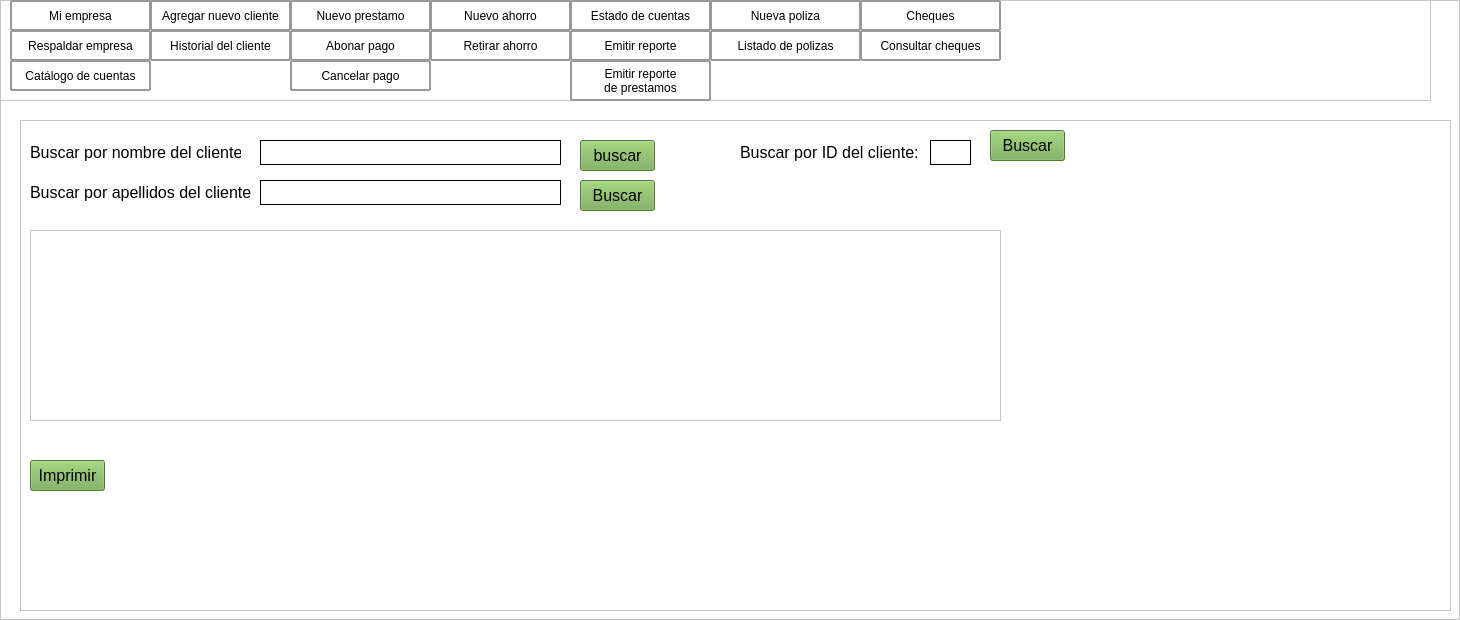
             <widget class="QFrame" name="contenido">
              <property name="styleSheet">
               <string notr="true">background-color: rgb(255, 255, 255);</string>
              </property>
              <property name="frameShape">
               <enum>QFrame::StyledPanel</enum>
              </property>
              <property name="frameShadow">
               <enum>QFrame::Raised</enum>
              </property>
              <widget class="QLabel" name="label_18">
               <property name="geometry">
                <rect>
                 <x>1000</x>
                 <y>10</y>
                 <width>251</width>
                 <height>51</height>
                </rect>
               </property>
               <property name="text">
                <string/>
               </property>
              </widget>
              <widget class="QFrame" name="frame">
               <property name="geometry">
                <rect>
                 <x>0</x>
                 <y>0</y>
                 <width>1431</width>
                 <height>101</height>
                </rect>
               </property>
               <property name="frameShape">
                <enum>QFrame::StyledPanel</enum>
               </property>
               <property name="frameShadow">
                <enum>QFrame::Raised</enum>
               </property>
               <widget class="QLabel" name="IngresaTitulo">
                <property name="geometry">
                 <rect>
                  <x>240</x>
                  <y>20</y>
                  <width>841</width>
                  <height>61</height>
                 </rect>
                </property>
                <property name="minimumSize">
                 <size>
                  <width>750</width>
                  <height>0</height>
                 </size>
                </property>
                <property name="maximumSize">
                 <size>
                  <width>1600</width>
                  <height>16777215</height>
                 </size>
                </property>
                <property name="font">
                 <font>
                  <pointsize>16</pointsize>
                 </font>
                </property>
                <property name="styleSheet">
                 <string notr="true"/>
                </property>
                <property name="text">
                 <string>&lt;html&gt;&lt;head/&gt;&lt;body&gt;&lt;p align=&quot;center&quot;&gt;Historial del cliente por ahorro&lt;/p&gt;&lt;/body&gt;&lt;/html&gt;</string>
                </property>
               </widget>
               <widget class="QLabel" name="label_10">
                <property name="geometry">
                 <rect>
                  <x>1200</x>
                  <y>10</y>
                  <width>80</width>
                  <height>80</height>
                 </rect>
                </property>
                <property name="minimumSize">
                 <size>
                  <width>80</width>
                  <height>80</height>
                 </size>
                </property>
                <property name="text">
                 <string/>
                </property>
                <property name="pixmap">
                 <pixmap resource="../imagenes/res.qrc">:/imagen/logobueno_preview_rev_1.png</pixmap>
                </property>
               </widget>
               <widget class="QPushButton" name="Catalogo">
                <property name="geometry">
                 <rect>
                  <x>10</x>
                  <y>60</y>
                  <width>141</width>
                  <height>31</height>
                 </rect>
                </property>
                <property name="styleSheet">
                 <string notr="true">border-style: solid;
border-width: 2px;
border-color: rgb(151, 153, 155);
border-radius: 1px;
</string>
                </property>
                <property name="text">
                 <string>Catálogo de cuentas</string>
                </property>
               </widget>
               <widget class="QPushButton" name="Respaldo">
                <property name="geometry">
                 <rect>
                  <x>10</x>
                  <y>30</y>
                  <width>141</width>
                  <height>31</height>
                 </rect>
                </property>
                <property name="styleSheet">
                 <string notr="true">border-style: solid;
border-width: 2px;
border-color: rgb(151, 153, 155);
border-radius: 1px;
</string>
                </property>
                <property name="text">
                 <string>Respaldar empresa</string>
                </property>
               </widget>
               <widget class="QPushButton" name="Mi_Empresa">
                <property name="geometry">
                 <rect>
                  <x>10</x>
                  <y>0</y>
                  <width>141</width>
                  <height>31</height>
                 </rect>
                </property>
                <property name="styleSheet">
                 <string notr="true">border-style: solid;
border-width: 2px;
border-color: rgb(151, 153, 155);
border-radius: 1px;
</string>
                </property>
                <property name="text">
                 <string>Mi empresa</string>
                </property>
               </widget>
               <widget class="QPushButton" name="Ahorro">
                <property name="geometry">
                 <rect>
                  <x>430</x>
                  <y>0</y>
                  <width>141</width>
                  <height>31</height>
                 </rect>
                </property>
                <property name="styleSheet">
                 <string notr="true">border-style: solid;
border-width: 2px;
border-color: rgb(151, 153, 155);
border-radius: 1px;
</string>
                </property>
                <property name="text">
                 <string>Nuevo ahorro</string>
                </property>
               </widget>
               <widget class="QPushButton" name="abonar">
                <property name="geometry">
                 <rect>
                  <x>290</x>
                  <y>30</y>
                  <width>141</width>
                  <height>31</height>
                 </rect>
                </property>
                <property name="styleSheet">
                 <string notr="true">border-style: solid;
border-width: 2px;
border-color: rgb(151, 153, 155);
border-radius: 1px;
</string>
                </property>
                <property name="text">
                 <string>Abonar pago</string>
                </property>
               </widget>
               <widget class="QPushButton" name="Reportes">
                <property name="geometry">
                 <rect>
                  <x>570</x>
                  <y>30</y>
                  <width>141</width>
                  <height>31</height>
                 </rect>
                </property>
                <property name="styleSheet">
                 <string notr="true">border-style: solid;
border-width: 2px;
border-color: rgb(151, 153, 155);
border-radius: 1px;
</string>
                </property>
                <property name="text">
                 <string>Emitir reporte</string>
                </property>
               </widget>
               <widget class="QPushButton" name="Polizas">
                <property name="geometry">
                 <rect>
                  <x>710</x>
                  <y>0</y>
                  <width>151</width>
                  <height>31</height>
                 </rect>
                </property>
                <property name="styleSheet">
                 <string notr="true">border-style: solid;
border-width: 2px;
border-color: rgb(151, 153, 155);
border-radius: 1px;
</string>
                </property>
                <property name="text">
                 <string>Nueva poliza</string>
                </property>
               </widget>
               <widget class="QPushButton" name="Historial">
                <property name="geometry">
                 <rect>
                  <x>150</x>
                  <y>30</y>
                  <width>141</width>
                  <height>31</height>
                 </rect>
                </property>
                <property name="styleSheet">
                 <string notr="true">border-style: solid;
border-width: 2px;
border-color: rgb(151, 153, 155);
border-radius: 1px;
</string>
                </property>
                <property name="text">
                 <string>Historial del cliente</string>
                </property>
               </widget>
               <widget class="QPushButton" name="Estado">
                <property name="geometry">
                 <rect>
                  <x>570</x>
                  <y>0</y>
                  <width>141</width>
                  <height>31</height>
                 </rect>
                </property>
                <property name="styleSheet">
                 <string notr="true">border-style: solid;
border-width: 2px;
border-color: rgb(151, 153, 155);
border-radius: 1px;
</string>
                </property>
                <property name="text">
                 <string>Estado de cuentas</string>
                </property>
               </widget>
               <widget class="QPushButton" name="cancelar">
                <property name="geometry">
                 <rect>
                  <x>290</x>
                  <y>60</y>
                  <width>141</width>
                  <height>31</height>
                 </rect>
                </property>
                <property name="styleSheet">
                 <string notr="true">border-style: solid;
border-width: 2px;
border-color: rgb(151, 153, 155);
border-radius: 1px;
</string>
                </property>
                <property name="text">
                 <string>Cancelar pago</string>
                </property>
               </widget>
               <widget class="QPushButton" name="Cliente">
                <property name="geometry">
                 <rect>
                  <x>150</x>
                  <y>0</y>
                  <width>141</width>
                  <height>31</height>
                 </rect>
                </property>
                <property name="styleSheet">
                 <string notr="true">border-style: solid;
border-width: 2px;
border-color: rgb(151, 153, 155);
border-radius: 1px;
</string>
                </property>
                <property name="text">
                 <string>Agregar nuevo cliente</string>
                </property>
               </widget>
               <widget class="QPushButton" name="Retirar">
                <property name="geometry">
                 <rect>
                  <x>430</x>
                  <y>30</y>
                  <width>141</width>
                  <height>31</height>
                 </rect>
                </property>
                <property name="styleSheet">
                 <string notr="true">border-style: solid;
border-width: 2px;
border-color: rgb(151, 153, 155);
border-radius: 1px;
</string>
                </property>
                <property name="text">
                 <string>Retirar ahorro</string>
                </property>
               </widget>
               <widget class="QPushButton" name="Cheques">
                <property name="geometry">
                 <rect>
                  <x>860</x>
                  <y>0</y>
                  <width>141</width>
                  <height>31</height>
                 </rect>
                </property>
                <property name="styleSheet">
                 <string notr="true">border-style: solid;
border-width: 2px;
border-color: rgb(151, 153, 155);
border-radius: 1px;
</string>
                </property>
                <property name="text">
                 <string>Cheques</string>
                </property>
               </widget>
               <widget class="QPushButton" name="Consulta_cheque">
                <property name="geometry">
                 <rect>
                  <x>860</x>
                  <y>30</y>
                  <width>141</width>
                  <height>31</height>
                 </rect>
                </property>
                <property name="styleSheet">
                 <string notr="true">border-style: solid;
border-width: 2px;
border-color: rgb(151, 153, 155);
border-radius: 1px;
</string>
                </property>
                <property name="text">
                 <string>Consultar cheques</string>
                </property>
               </widget>
               <widget class="QPushButton" name="Listado">
                <property name="geometry">
                 <rect>
                  <x>710</x>
                  <y>30</y>
                  <width>151</width>
                  <height>31</height>
                 </rect>
                </property>
                <property name="styleSheet">
                 <string notr="true">border-style: solid;
border-width: 2px;
border-color: rgb(151, 153, 155);
border-radius: 1px;
</string>
                </property>
                <property name="text">
                 <string>Listado de polizas</string>
                </property>
               </widget>
               <widget class="QPushButton" name="prestamo">
                <property name="geometry">
                 <rect>
                  <x>290</x>
                  <y>0</y>
                  <width>141</width>
                  <height>31</height>
                 </rect>
                </property>
                <property name="styleSheet">
                 <string notr="true">border-style: solid;
border-width: 2px;
border-color: rgb(151, 153, 155);
border-radius: 1px;
</string>
                </property>
                <property name="text">
                 <string>Nuevo prestamo</string>
                </property>
               </widget>
               <widget class="QPushButton" name="Reportes_2">
                <property name="geometry">
                 <rect>
                  <x>570</x>
                  <y>60</y>
                  <width>141</width>
                  <height>41</height>
                 </rect>
                </property>
                <property name="styleSheet">
                 <string notr="true">border-style: solid;
border-width: 2px;
border-color: rgb(151, 153, 155);
border-radius: 1px;
</string>
                </property>
                <property name="text">
                 <string>Emitir reporte 
de prestamos</string>
                </property>
               </widget>
              </widget>
              <widget class="QFrame" name="Desarrollo">
               <property name="geometry">
                <rect>
                 <x>20</x>
                 <y>120</y>
                 <width>1431</width>
                 <height>491</height>
                </rect>
               </property>
               <property name="minimumSize">
                <size>
                 <width>1350</width>
                 <height>0</height>
                </size>
               </property>
               <property name="frameShape">
                <enum>QFrame::StyledPanel</enum>
               </property>
               <property name="frameShadow">
                <enum>QFrame::Raised</enum>
               </property>
               <widget class="QPushButton" name="boton_b_apellidos">
                <property name="geometry">
                 <rect>
                  <x>560</x>
                  <y>60</y>
                  <width>75</width>
                  <height>31</height>
                 </rect>
                </property>
                <property name="font">
                 <font>
                  <pointsize>12</pointsize>
                 </font>
                </property>
                <property name="styleSheet">
                 <string notr="true">background-color: rgb(116, 170, 80);</string>
                </property>
                <property name="text">
                 <string>Buscar</string>
                </property>
               </widget>
               <widget class="QLineEdit" name="codigo_cliente">
                <property name="geometry">
                 <rect>
                  <x>910</x>
                  <y>20</y>
                  <width>41</width>
                  <height>25</height>
                 </rect>
                </property>
                <property name="maximumSize">
                 <size>
                  <width>16777215</width>
                  <height>25</height>
                 </size>
                </property>
                <property name="font">
                 <font>
                  <pointsize>12</pointsize>
                 </font>
                </property>
                <property name="styleSheet">
                 <string notr="true">QLineEdit#codigo_cliente{border: 1px solid rgb(0, 0, 0);}</string>
                </property>
               </widget>
               <widget class="QLineEdit" name="nombre">
                <property name="geometry">
                 <rect>
                  <x>240</x>
                  <y>20</y>
                  <width>301</width>
                  <height>25</height>
                 </rect>
                </property>
                <property name="maximumSize">
                 <size>
                  <width>16777215</width>
                  <height>25</height>
                 </size>
                </property>
                <property name="font">
                 <font>
                  <pointsize>12</pointsize>
                 </font>
                </property>
                <property name="styleSheet">
                 <string notr="true">QLineEdit#nombre{border: 1px solid rgb(0, 0, 0);}</string>
                </property>
               </widget>
               <widget class="QPushButton" name="boton_b_ID">
                <property name="geometry">
                 <rect>
                  <x>970</x>
                  <y>10</y>
                  <width>75</width>
                  <height>31</height>
                 </rect>
                </property>
                <property name="font">
                 <font>
                  <pointsize>12</pointsize>
                 </font>
                </property>
                <property name="styleSheet">
                 <string notr="true">background-color: rgb(116, 170, 80);</string>
                </property>
                <property name="text">
                 <string>Buscar</string>
                </property>
               </widget>
               <widget class="QLineEdit" name="apellidos">
                <property name="geometry">
                 <rect>
                  <x>240</x>
                  <y>60</y>
                  <width>301</width>
                  <height>25</height>
                 </rect>
                </property>
                <property name="maximumSize">
                 <size>
                  <width>16777215</width>
                  <height>25</height>
                 </size>
                </property>
                <property name="font">
                 <font>
                  <pointsize>12</pointsize>
                 </font>
                </property>
                <property name="styleSheet">
                 <string notr="true">QLineEdit#apellidos{border: 1px solid rgb(0, 0, 0);}</string>
                </property>
               </widget>
               <widget class="QTableWidget" name="tabla_clientes">
                <property name="geometry">
                 <rect>
                  <x>10</x>
                  <y>110</y>
                  <width>971</width>
                  <height>191</height>
                 </rect>
                </property>
                <property name="rowCount">
                 <number>4</number>
                </property>
                <attribute name="horizontalHeaderVisible">
                 <bool>true</bool>
                </attribute>
                <attribute name="horizontalHeaderHighlightSections">
                 <bool>true</bool>
                </attribute>
                <attribute name="horizontalHeaderStretchLastSection">
                 <bool>true</bool>
                </attribute>
                <attribute name="verticalHeaderVisible">
                 <bool>false</bool>
                </attribute>
                <row>
                 <property name="text">
                  <string/>
                 </property>
                </row>
                <row>
                 <property name="text">
                  <string/>
                 </property>
                </row>
                <row/>
                <row/>
               </widget>
               <widget class="QPushButton" name="boton_b_nombre">
                <property name="geometry">
                 <rect>
                  <x>560</x>
                  <y>20</y>
                  <width>75</width>
                  <height>31</height>
                 </rect>
                </property>
                <property name="font">
                 <font>
                  <pointsize>12</pointsize>
                 </font>
                </property>
                <property name="styleSheet">
                 <string notr="true">background-color: rgb(116, 170, 80);</string>
                </property>
                <property name="text">
                 <string>buscar</string>
                </property>
               </widget>
               <widget class="QLabel" name="label_20">
                <property name="geometry">
                 <rect>
                  <x>10</x>
                  <y>20</y>
                  <width>211</width>
                  <height>25</height>
                 </rect>
                </property>
                <property name="maximumSize">
                 <size>
                  <width>1100</width>
                  <height>25</height>
                 </size>
                </property>
                <property name="font">
                 <font>
                  <pointsize>12</pointsize>
                 </font>
                </property>
                <property name="text">
                 <string>Buscar por nombre del cliente:</string>
                </property>
               </widget>
               <widget class="QLabel" name="label_22">
                <property name="geometry">
                 <rect>
                  <x>720</x>
                  <y>20</y>
                  <width>181</width>
                  <height>25</height>
                 </rect>
                </property>
                <property name="maximumSize">
                 <size>
                  <width>1100</width>
                  <height>25</height>
                 </size>
                </property>
                <property name="font">
                 <font>
                  <pointsize>12</pointsize>
                 </font>
                </property>
                <property name="text">
                 <string>Buscar por ID del cliente:</string>
                </property>
               </widget>
               <widget class="QLabel" name="label_21">
                <property name="geometry">
                 <rect>
                  <x>10</x>
                  <y>60</y>
                  <width>221</width>
                  <height>25</height>
                 </rect>
                </property>
                <property name="maximumSize">
                 <size>
                  <width>1100</width>
                  <height>25</height>
                 </size>
                </property>
                <property name="font">
                 <font>
                  <pointsize>12</pointsize>
                 </font>
                </property>
                <property name="text">
                 <string>Buscar por apellidos del cliente:</string>
                </property>
               </widget>
               <widget class="QPushButton" name="boton_imprimir">
                <property name="geometry">
                 <rect>
                  <x>10</x>
                  <y>340</y>
                  <width>75</width>
                  <height>31</height>
                 </rect>
                </property>
                <property name="font">
                 <font>
                  <pointsize>12</pointsize>
                 </font>
                </property>
                <property name="styleSheet">
                 <string notr="true">background-color: rgb(116, 170, 80);</string>
                </property>
                <property name="text">
                 <string>Imprimir</string>
                </property>
               </widget>
              </widget>
             </widget>
